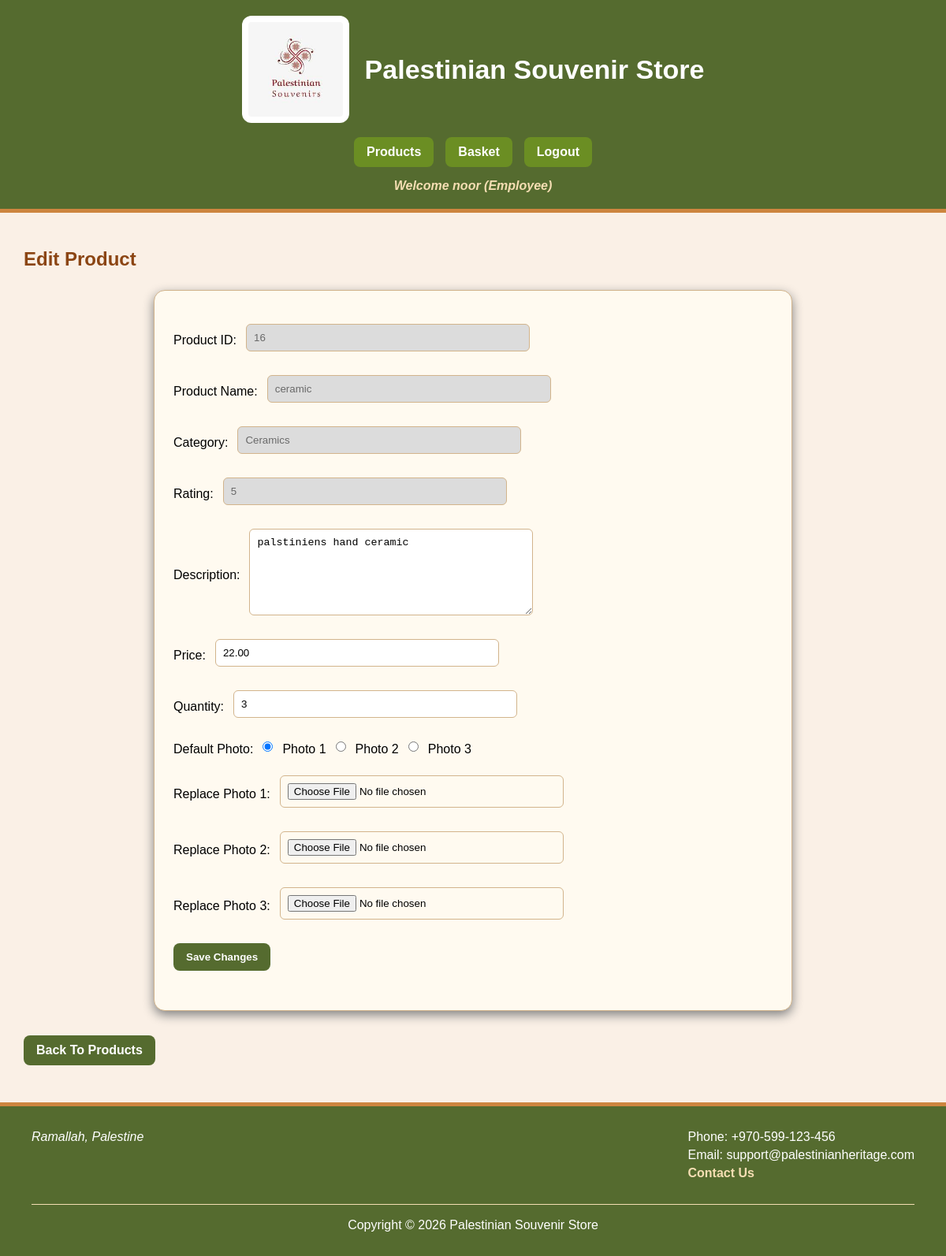
Page /edit.php?id=16 (signed in) on the committed database.
### tables this page shows
CREATE TABLE `products` (
  `product_id` int(11) NOT NULL,
  `product_name` varchar(100) NOT NULL,
  `category` varchar(50) NOT NULL,
  `description` text NOT NULL,
  `price` decimal(10,2) NOT NULL,
  `quantity` int(11) NOT NULL,
  `rating` int(11) NOT NULL,
  `photo1` varchar(255) NOT NULL,
  `photo2` varchar(255) NOT NULL,
  `photo3` varchar(255) NOT NULL,
  `default_photo` varchar(255) NOT NULL
);

### edit.php (the view, shortened to what this page needs)
<?php
require_once("dbconfig.inc.php");
require_once("header.inc.php");
$id = isset($_GET["id"]) ? $_GET["id"] : $_POST["product_id"];
$sql = "SELECT * FROM products WHERE product_id = :product_id";
$stmt = $pdo->prepare($sql);
$stmt->bindValue(":product_id", $id);
$stmt->execute();
$product = $stmt->fetch(PDO::FETCH_ASSOC);
?>
<main>
<h2>Edit Product</h2>
<form method="post" action="edit.php" enctype="multipart/form-data">
<p>
Product ID:
<input type="text"
value="<?php echo $product['product_id']; ?>"
disabled>
</p>
<p>
Product Name:
<input type="text"
value="<?php echo $product['product_name']; ?>"
disabled>
</p>
<p>
Category:
<input type="text"
value="<?php echo $product['category']; ?>"
disabled>
</p>
<p>
Rating:
<input type="text"
value="<?php echo $product['rating']; ?>"
disabled>
</p>
<p>
Description:
<textarea name="description"><?php echo $product['description']; ?></textarea>
</p>
<p>
Price:
<input type="number"
step="0.01"
name="price"
value="<?php echo $product['price']; ?>">
</p>
<p>
Quantity:
<input type="number"
name="quantity"
value="<?php echo $product['quantity']; ?>">
</p>
<p>
Default Photo:
<br>
<input type="radio"
name="default_photo"
value="<?php echo $product['photo1']; ?>"
<?php if($product['default_photo'] == $product['photo1'])
    echo "checked"; ?>>
Photo 1
<br>
<input type="radio"
name="default_photo"
value="<?php echo $product['photo2']; ?>"
<?php if($product['default_photo'] == $product['photo2'])
     echo "checked"; ?>>
Photo 2
<br>
<input type="radio"
name="default_photo"
value="<?php echo $product['photo3']; ?>"
<?php if($product['default_photo'] == $product['photo3'])
     echo "checked"; ?>>
Photo 3
</p>
<p>
Replace Photo 1:
<input type="file" name="photo1" accept="image/jpeg">
</p>
<p>
Replace Photo 2:
<input type="file" name="photo2" accept="image/jpeg">
</p>
<p>
Replace Photo 3:
<input type="file" name="photo3" accept="image/jpeg">
</p>
<p>
<input type="submit" value="Save Changes">
</p>
</form>
<p>
<a href="products.php">Back To Products</a>
</p>
</main>
<?php
require_once("footer.inc.php");
?>

### style.css (style rules this page uses)
body { margin: 0; font-family: Arial, Helvetica, sans-serif; background-color: linen; color: black; min-height: 100vh; display: flex; flex-direction: column; }
a { color: darkgreen; text-decoration: none; }
.page-layout > main { grid-column: 1 / 3; }
aside input[type="submit"], button, input[type="submit"] { background-color: darkolivegreen; color: white; border: none; padding: 10px 16px; border-radius: 8px; font-weight: bold; }
form { max-width: 650px; }
main form { margin: 25px auto; max-width: 760px; background-color: floralwhite; padding: 24px; border: 1px solid tan; border-radius: 14px; box-shadow: 0 5px 14px gray; }
main form p { display: flex; align-items: center; gap: 12px; margin: 14px 0; flex-wrap: wrap; }
main form p input[type="text"], main form p input[type="email"], main form p input[type="password"], main form p input[type="number"], main form p input[type="date"], main form p input[type="file"], main form p select, main form p textarea { flex: 1; max-width: 340px; }
input, select, textarea { padding: 9px; border: 1px solid tan; border-radius: 6px; margin: 4px 0 12px; }
textarea { min-height: 90px; }
input:disabled, textarea:disabled { background-color: gainsboro; color: dimgray; }
main h2, main h3 { color: saddlebrown; }
td a, main > p a, .page-layout a[href*="checkout.php"], .page-layout a[href*="products.php"] { display: inline-block; background-color: darkolivegreen; color: white; padding: 10px 16px; border-radius: 8px; margin: 6px 10px 6px 0; font-weight: bold; text-decoration: none; }

### rows in the picture
products: product_id "16", product_name "ceramic", category "Ceramics", rating "5", description "palstiniens hand ceramic", price "22.00", quantity "3", photo1 "☑"

### other values in the picture
$_SESSION['first_name'] "noor"
$_SESSION['role'] "Employee"
